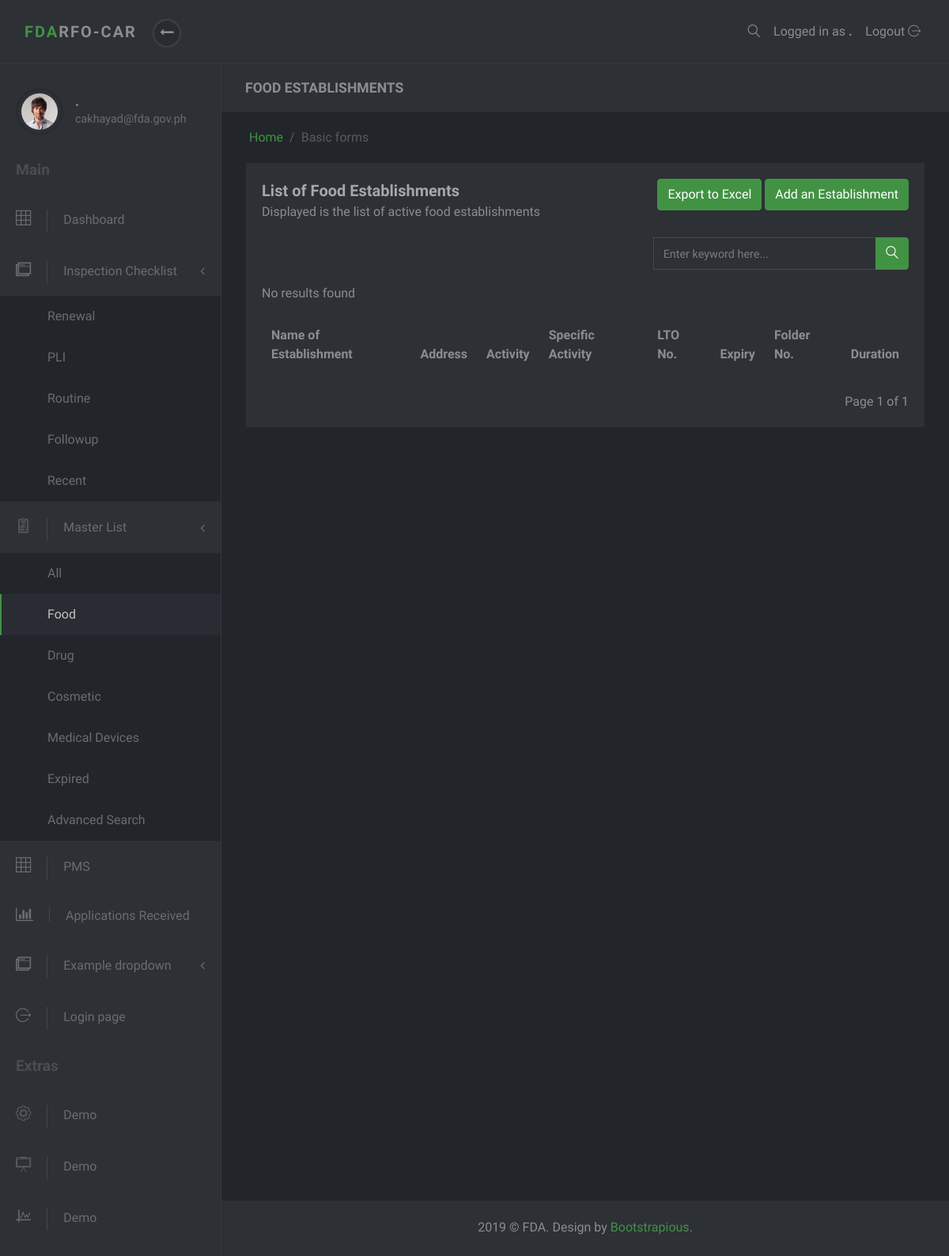
The page /masterlist/food/ (signed in) on the database its author committed.
### accounts/models.py (models this page shows, shortened)
class  User(AbstractBaseUser):
    email = models.EmailField(verbose_name='email address', max_length=255, unique=True)
    first_name = models.CharField(max_length=255)
    middle_initial = models.CharField(max_length=1)
    last_name = models.CharField(max_length=255)
    active = models.BooleanField(default=True)
    staff = models.BooleanField(default=False) # a admin user; non super-user
    admin = models.BooleanField(default=False) # a superuser
    USERNAME_FIELD = 'email'
    REQUIRED_FIELDS = [] # Email & Password are required by default.
    objects = UserManager()
    def get_full_name(self):
        return self.first_name + " " + self.middle_initial + ". " + self.last_name
    def get_short_name(self):
        full_name = self.get_full_name()
        splitted = full_name.split()
        short_name = ""
        for i in range(len(splitted)-1):
            full_name = splitted[i]
            short_name += (full_name[0].upper())
        short_name += splitted[-1].title()
        return short_name
    @property
    def is_active(self):
        return self.active

### masterlist/views.py (the view, shortened to what this page needs)
# urls.py: path('food/', FoodListView.as_view(), name='food-list'),
class FoodListView(MasterListView):
    template_name = 'masterlist/food-list.html'
    def get_context_data(self, **kwargs):
        establishments = Establishment.objects.filter(product_type__name='Food')
        super().init_establishments(establishments)
        context = super().get_context_data()
        context['foodlist_active'] = "active"
        return context

### masterlist/masterlistview.py (called while the page is built, shortened)
    def get_context_data(self, **kwargs):
        context = super().get_context_data(**kwargs)
        page = self.request.GET.get('page')
        paginator = mypaginator.MyPaginator(self.get_establishments(), self.items_per_page, page)
        establishments = paginator.get_paginated_result()
        context['paginated_result'] = establishments
        context['result_count'] = paginator.get_result_count()
        return context

    def init_establishments(self, establishments):
        self.establishments = establishments

    def get_establishments(self):
        establishments = self.establishments
        query = self.request.GET.get('q', None)
        return establishments

### masterlist/mypaginator.py (called while the page is built)
    def get_paginated_result(self):
        paginated_result = ''
        paginator = Paginator(self.query_set, self.items_per_page)
        page = self.page
        try:
            paginated_result = paginator.page(page)
        except PageNotAnInteger:
            paginated_result = paginator.page(1)
        except EmptyPage:
            paginated_result = paginator.page(paginator.num_pages)
        self.count = paginator.count
        return paginated_result

    def get_result_count(self):
        return self.count

### masterlist/templates/masterlist/food-list.html (shortened to what this page needs)
{% extends 'base-site.html' %}
{% block subtitle %} FOOD ESTABLISHMENTS {% endblock %}
{% block content %}
<section class="no-padding-top">
    <div class="container-fluid">
        <div class="row">
            <div class="col-lg-12">
                <div class="block">
                    <div class="title">
                        <div class="row">
                            <div class="col-md-6">
                                <strong>List of Food Establishments</strong>
                                <span class="d-block">Displayed is the list of active food establishments</span>
                            </div>
                            <div class="col-md-6 text-right">
                                <a class="btn btn-primary" href="{% url 'masterlist:export-food' %}" target="_blank">Export to Excel</a>
                                <a class="btn btn-primary" href="{% url 'admin:masterlist_establishment_add' %}" target="_blank">Add an Establishment</a>
                            </div>
                        </div>
                    </div>
                    <div class="row">
                        <div class="col-md-7">
                        </div>
                        <div class="col-md-5">
                            <form action="" method='get'>
                                {% include 'partial/search_input.html' %}
                            </form>
                        </div>
                    </div>
                    <div class="block-body">
                        {% include 'partial/search_result_count.html' %}
                        <div class="table-responsive">
                            <table class="table table-striped table-hover">
                                <thead>
                                    <tr>
                                        <th>Name of Establishment</th>
                                        <th>Address</th>
                                        <th>Activity</th>
                                        <th>Specific Activity</th>
                                        <th>LTO No.</th>
                                        <th>Expiry</th>
                                        <th>Folder No.</th>
                                        <th>Duration</th>
                                    </tr>
                                </thead>
                            </table>
                        </div>
                        <br>
                        {% include 'partial/pagination.html' %}
                    </div>
                </div>
            </div>
        </div>
    </div>
</section>
{% endblock %}

### templates/partial/navbar.html (shortened to what this page needs)
<header class="header">
    <nav class="navbar navbar-expand-lg">
        <div class="container-fluid d-flex align-items-center justify-content-between">
            <div class="navbar-header">
                <a href="index.html" class="navbar-brand">
                    <div class="brand-text brand-big visible text-uppercase"><strong class="text-primary">FDA</strong><strong>RFO-CAR</strong></div>
                </a>
                <button class="sidebar-toggle"><i class="fa fa-long-arrow-left"></i></button>
            </div>
            <div class="right-menu list-inline no-margin-bottom">
                <div class="list-inline-item"><a href="#" class="search-open nav-link"><i class="icon-magnifying-glass-browser"></i></a></div>
                <div class="list-inline-item">
                    Logged in as <strong><a href="#">{{user.get_short_name}}</a></strong>
                </div>
                <div class="list-inline-item logout">
                    <a id="logout" href="{% url 'accounts:logout' %}" class="nav-link"> <span class="d-none d-sm-inline">Logout </span><i class="icon-logout"></i></a>
                </div>
            </div>
        </div>
    </nav>
</header>

### templates/partial/sidebar.html (shortened to what this page needs)
<nav id="sidebar">
    <div class="sidebar-header d-flex align-items-center">
        <div class="avatar">
            <img src="/static/darkadmin/img/avatar-6.jpg" alt="..." class="img-fluid rounded-circle">
        </div>
        <div class="title">
            <h1 class="h5">{{user.get_full_name}}</h1>
            <p>{{user.email}}</p>
        </div>
    </div>
    <span class="heading">Main</span>
    <ul class="list-unstyled">
        <li  class="{{masterlist_dashboard_active}}"><a href="{% url 'dashboard:index' %}"> <i class="icon-grid"></i>Dashboard </a></li>
        <li><a href="#" aria-expanded="false" data-toggle="collapse"> <i class="icon-windows"></i>Inspection Checklist </a>
            <ul class="list-unstyled ">
                <li class="{{ ren_checklist_active }}"><a href="{% url 'checklist:index' %}">Renewal</a></li>
                <li class="{{ pli_checklist_active }}"><a href="{% url 'checklist:pli' %}">PLI</a></li>
                <li class="{{ routine_checklist_active }}"><a href="{% url 'checklist:routine' %}">Routine</a></li>
                <li class=""><a href="#">Followup</a></li>
                <li><a href="#">Recent</a></li>
            </ul>
        </li>
        <li><a href="#" aria-expanded="false" data-toggle="collapse"> <i class="icon-padnote"></i>Master List </a>
          <ul class="list-unstyled ">
              <li class="{{alllist_active}}"><a href="{% url 'masterlist:index' %}">All</a></li>
              <li class="{{foodlist_active}}"><a href="{% url 'masterlist:food-list' %}">Food</a></li>
              <li class="{{druglist_active}}"><a href="{% url 'masterlist:drug-list' %}">Drug</a></li>
              <li class="{{cosmeticlist_active}}"><a href="{% url 'masterlist:cosmetic-list' %}">Cosmetic</a></li>
              <li class="{{medicaldevice_active}}"><a href="{% url 'masterlist:medicaldevice-list' %}">Medical Devices</a></li>
              <li class="{{expiredlist_active}}"><a href="{% url 'masterlist:expired-list' %}">Expired</a></li>
              <li class=""><a href="{% url 'admin:masterlist_establishment_changelist' %}" target="_blank">Advanced Search</a></li>
          </ul>
        </li>
        <li><a href="tables.html"> <i class="icon-grid"></i>PMS </a></li>
        <li><a href="charts.html"> <i class="fa fa-bar-chart"></i>Applications Received </a></li>
        <li><a href="#exampledropdownDropdown" aria-expanded="false" data-toggle="collapse"> <i class="icon-windows"></i>Example dropdown </a>
        </li>
        <li><a href="login.html"> <i class="icon-logout"></i>Login page </a></li>
    </ul><span class="heading">Extras</span>
    <ul class="list-unstyled">
        <li> <a href="#"> <i class="icon-settings"></i>Demo </a></li>
        <li> <a href="#"> <i class="icon-writing-whiteboard"></i>Demo </a></li>
        <li> <a href="#"> <i class="icon-chart"></i>Demo </a></li>
    </ul>
</nav>

### masterlist/static/masterlist/mystyle.css (style rules this page uses)
ul { list-style-type: none; }

### rows shown on the page
User: get_short_name ".", get_full_name ".", email "cakhayad@fda.gov.ph"

### other values the page prints
{{ paginated_result.number }} "1"
{{ paginated_result.paginator.num_pages }} "1"
